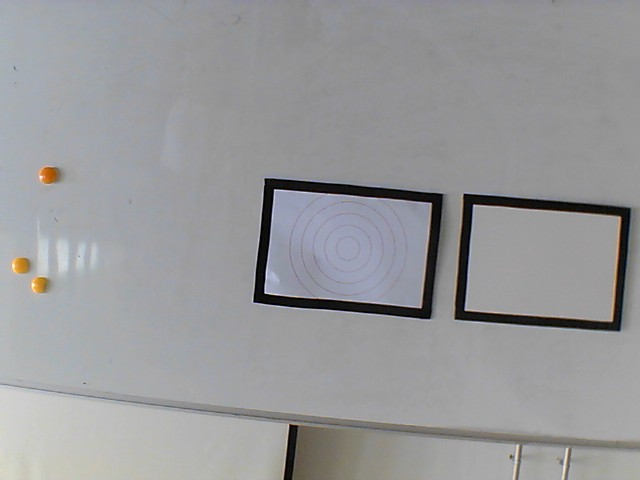
#> input picture all_duoji/img_000006.jpg, 640 x 480 px
$ python -i cv_chuli.py   (imports and definitions only)
#> lines starting #> are read from the running program, lines starting #| are printed output that depends on the picture; after the words box and inside, x2 and y2 are one past the last pixel; in counts of white or black regions, pixels touching at a corner belong together
#> further down, picture is the input picture: shape (480, 640, 3); mean B, G, R 154, 152.2, 151.7
import cv2
import numpy as np
import logging

# 配置日志
logger = logging.getLogger("OpenCV_PostProcess")

class SquareRefinement:
    """方块检测精细化处理模块 - 外围四边形检测"""

    def __init__(self,
                 min_contour_area: int = 50,
                 max_contour_area: int = 15000,
                 blur_kernel_size: int = 5,
                 morph_kernel_size: int = 3):
        """初始化方块精细化检测器"""
        self.min_contour_area = min_contour_area
        self.max_contour_area = max_contour_area
        self.blur_kernel_size = blur_kernel_size
        self.morph_kernel_size = morph_kernel_size

        logger.info(f"改进的矩形检测器初始化完成")

    def find_largest_rectangle_in_roi(self, roi_image: np.ndarray, show_debug_windows: bool = False) -> dict:
        """
        在ROI图像中检测黑色区域的外围四边形
        """
#> called with show_debug_windows = False
        try:
            if roi_image.size == 0:
                return {'success': False, 'reason': 'ROI图像为空'}

            # 转为灰度图
            if len(roi_image.shape) == 3:
                gray = cv2.cvtColor(roi_image, cv2.COLOR_BGR2GRAY)
            else:
                gray = roi_image.copy()

            # 主要方法：寻找黑色区域的外围四边形
            outer_quad_result = self._find_outer_quadrilateral(gray)

            # 备选方法：改进的霍夫直线检测
            hough_result = self._improved_hough_detection(gray)

            # 选择最佳方法
            best_result = self._select_best_method(outer_quad_result, hough_result)

            # 调试窗口
            if show_debug_windows:
                self._show_debug_window(roi_image, outer_quad_result, hough_result, best_result)

            return best_result

        except Exception as e:
            logger.error(f"四边形检测失败: {e}")
            return {'success': False, 'reason': f'处理异常: {str(e)}'}

    def _find_outer_quadrilateral(self, gray):
        """寻找黑色区域的外围四边形"""
        try:
            # 高斯模糊
            blurred = cv2.GaussianBlur(gray, (5, 5), 0)
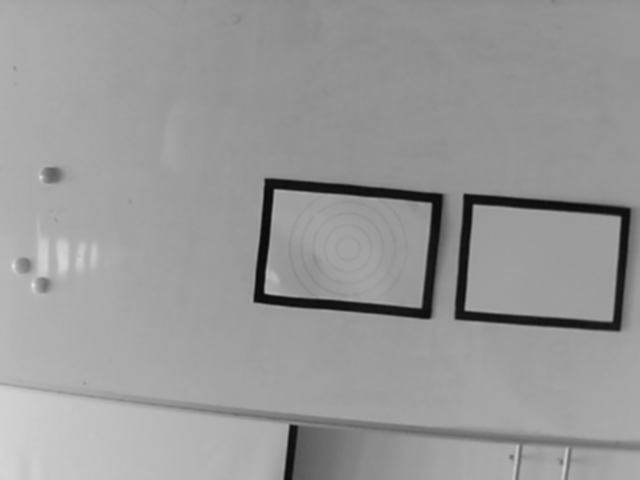
#> blurred: shape (480, 640); min 9, max 226, mean 152.2

            # 多种二值化方法，找到黑色区域
            # 方法1: OTSU反向阈值
            _, otsu_thresh = cv2.threshold(blurred, 0, 255, cv2.THRESH_BINARY_INV + cv2.THRESH_OTSU)
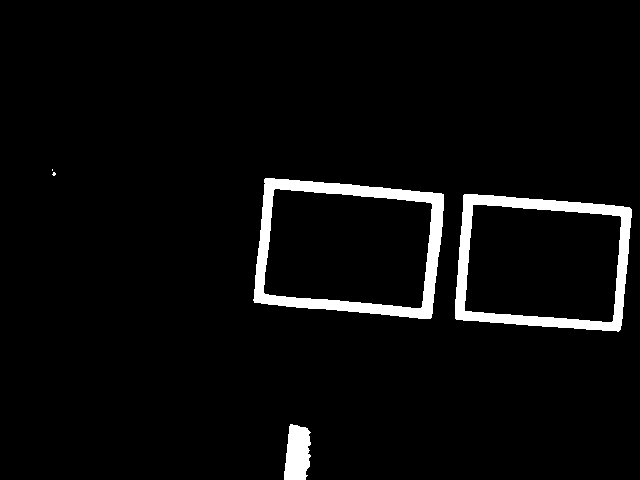
#> otsu_thresh: shape (480, 640); 4.1% white; 5 white regions (2 under 20 px), largest, box (x1, y1, x2, y2) and area: (253, 178, 444, 319) 6022, (455, 194, 632, 332) 5423, (284, 424, 311, 480) 1210

            # 方法2: 自适应反向阈值
            adaptive_thresh = cv2.adaptiveThreshold(
                blurred, 255, cv2.ADAPTIVE_THRESH_GAUSSIAN_C, cv2.THRESH_BINARY_INV, 11, 2
            )
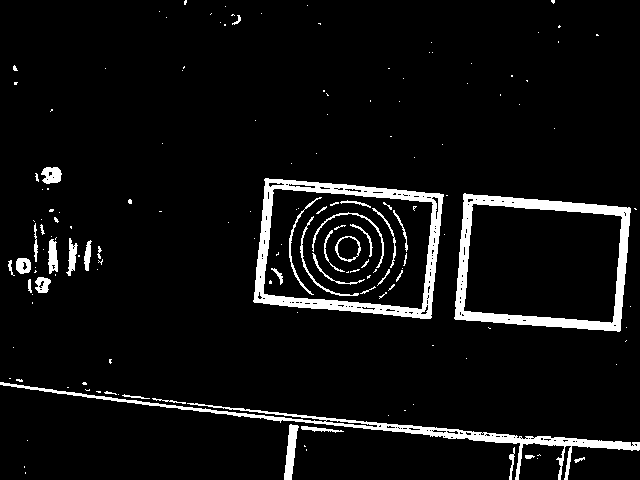
#> adaptive_thresh: shape (480, 640); 6.1% white; 157 white regions (114 under 20 px), largest, box (x1, y1, x2, y2) and area: (253, 178, 444, 319) 5204, (454, 193, 631, 332) 4975, (0, 382, 640, 480) 3981

            # 方法3: 固定低阈值（专门找黑色区域）
            _, fixed_thresh = cv2.threshold(blurred, 100, 255, cv2.THRESH_BINARY_INV)
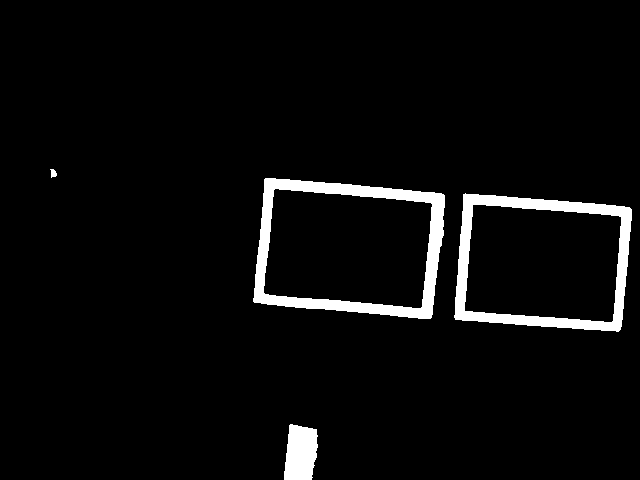
#> fixed_thresh: shape (480, 640); 4.3% white; 4 white regions, box (x1, y1, x2, y2) and area: (253, 178, 445, 319) 6170, (454, 193, 632, 332) 5533, (284, 424, 318, 480) 1561, (50, 169, 57, 178) 42

            # 尝试每种方法
            thresh_methods = [
                ('otsu_inv', otsu_thresh),
                ('adaptive_inv', adaptive_thresh),
                ('fixed_inv', fixed_thresh)
            ]

            best_result = None
            best_score = 0
            debug_info = []

            for method_name, binary_img in thresh_methods:
                # 形态学操作 - 连接断开的区域
                kernel = cv2.getStructuringElement(cv2.MORPH_RECT, (3, 3))
                processed = cv2.morphologyEx(binary_img, cv2.MORPH_CLOSE, kernel, iterations=3)
                processed = cv2.morphologyEx(processed, cv2.MORPH_OPEN, kernel, iterations=1)

                # 寻找轮廓
                contours, _ = cv2.findContours(processed, cv2.RETR_EXTERNAL, cv2.CHAIN_APPROX_SIMPLE)

                debug_info.append((method_name, binary_img, processed, len(contours)))

                if not contours:
                    continue

                # 分析每个轮廓
                for contour in contours:
                    area = cv2.contourArea(contour)

                    # 面积筛选
                    if area < 200 or area > 15000:
                        continue

                    # 寻找外围四边形角点
                    quad_points = self._find_outer_corner_points(contour, gray.shape)

                    if quad_points is None:
                        continue

                    # 计算四边形面积作为评分
                    quad_area = cv2.contourArea(np.array(quad_points, dtype=np.float32))

                    if quad_area > best_score:
                        best_score = quad_area

                        # 计算中心点
                        center_x = np.mean([p[0] for p in quad_points])
                        center_y = np.mean([p[1] for p in quad_points])

                        # 计算边界框
                        x_coords = [p[0] for p in quad_points]
                        y_coords = [p[1] for p in quad_points]
                        x1, y1 = max(0, int(min(x_coords))), max(0, int(min(y_coords)))
                        x2, y2 = min(gray.shape[1], int(max(x_coords))), min(gray.shape[0], int(max(y_coords)))

                        best_result = {
                            'success': True,
                            'center': [int(center_x), int(center_y)],
                            'bbox': [x1, y1, x2, y2],
                            'rectangle_points': quad_points,
                            'area': quad_area,
                            'contour_area': area,
                            'method': f'outer_quad_{method_name}',
                            'score': quad_area
                        }
#> this loop made 3 passes
#> method_name on passes 1 to 3: 'otsu_inv', 'adaptive_inv', 'fixed_inv'
#> pass 2, in _find_outer_quadrilateral, `processed = cv2.morphologyEx(binary_img, cv2.MORPH_CLOSE, kernel, iter..`:
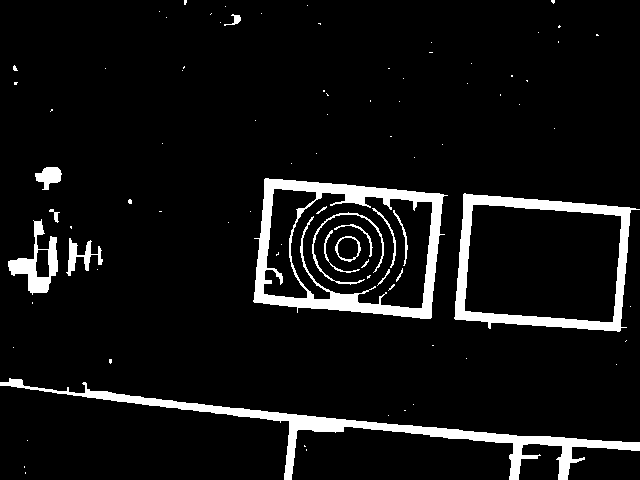
#> processed: shape (480, 640); 7.2% white; 87 white regions (69 under 20 px), largest, box (x1, y1, x2, y2) and area: (253, 178, 448, 319) 6864, (0, 378, 640, 480) 6517, (454, 193, 640, 332) 5103
#> after the loop, best_result = {'success': True, 'center': [339, 417], 'bbox': [39, 388, 639, 450], 'rectangle_points': [[39, 388], [639, 442], [639, 450], [39, 390]], 'area': 3000, 'contour_area': 5514, 'method': 'outer_quad_adaptive_inv', 'score': 3000}; best_score = 3000; center_x = 339; center_y = 417.5; debug_info = 3 items; x1 = 39; x2 = 639; x_coords = [39, 639, 639, 39]; y1 = 388; y2 = 450; y_coords = [388, 442, 450, 390]
#> (the rest of the program and of its run is left out)
